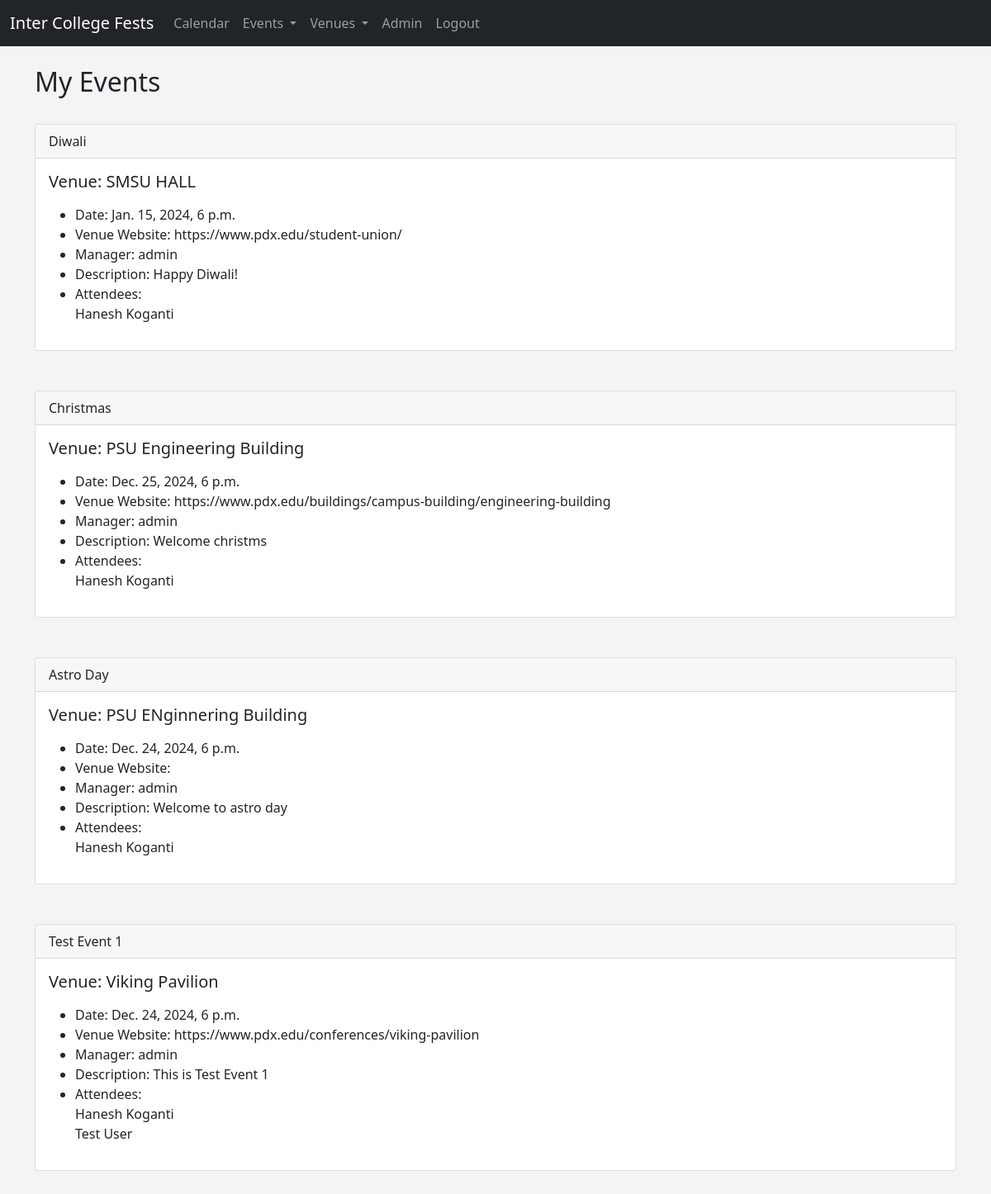
The app's page /my_events (signed in) with its own data.
### events/models.py (models this page shows)
class Event(models.Model):
	name = models.CharField('Event Name', max_length=120)
	event_date = models.DateTimeField('Event Date', )
	venue = models.ForeignKey(Venue, blank=True, null=True, on_delete=models.CASCADE)
	manager =  models.ForeignKey(User, blank=True, null=True, on_delete=models.SET_NULL)
	description = models.TextField(blank=True)
	attendees = models.ManyToManyField(Members, blank=True)
	approved = models.BooleanField('Aprroved', default=False)
	def __str__(self):
		return self.name

class Venue(models.Model):
	name = models.CharField('Venue Name', max_length=120)
	address = models.CharField(max_length=300)
	zip_code = models.CharField('Zip Code', max_length=15)
	phone = models.CharField('Contact Number', max_length=15, blank=True)
	web = models.URLField('Website Address',blank=True)
	email_address = models.EmailField('Email Address',blank=True)
	owner = models.IntegerField('Venue Owner', blank=False, default=1)
	def __str__(self):
		return self.name

class Members(models.Model):
	first_name = models.CharField(max_length=40)
	last_name = models.CharField(max_length=40)
	email = models.EmailField('User Email ID')
	def __str__(self):
		return self.first_name+' '+self.last_name

### events/views.py (the view)
# urls.py: path('my_events', views.my_events, name='my_events'),
def my_events(request):
	if request.user.is_authenticated:
		me = request.user.id
		events = Event.objects.filter(attendees=me)
		return render(request,
			'events/my_events.html', {
				"events":events
			})
	else:
		messages.success(request, ("You Aren't Authorized To View This Page"))
		return redirect('home')

### events/templates/events/my_events.html
{% extends 'events/base.html' %}
{% block content %}
	<h2>My Events</h2>
	<br/>
	{% for event in events %}
		<div class="card">
  <div class="card-header">
    {{ event }}
  </div>
  <div class="card-body">
    <h5 class="card-title">Venue: {{ event.venue }}</h5>
    <p class="card-text">
    	<ul>
<li>Date: {{ event.event_date }}</li>
<li>Venue Website: {{ event.venue.web }}</li>
<li>Manager: {{ event.manager }}</li>
<li>Description: {{ event.description }}</li>
	<li>Attendees:<br/>
	{% for user in event.attendees.all %}
{{ user }}<br/>
	{% endfor %}
	</li>
	</ul>
    </p>
  </div>
</div>
	<br/><br/>
	{% endfor %}
{% endblock %}

### events/templates/events/base.html (style rules this page uses)
body { background: #f4f4f4; }

### records on screen
Event: name "Diwali", venue "SMSU HALL", event_date "Jan. 15, 2024, 6 p.m.", venue.web "https://www.pdx.edu/student-union/", manager "admin", description "Happy Diwali!"
Members: first_name+last_name "Hanesh Koganti"
Event: name "Christmas", venue "PSU Engineering Building", event_date "Dec. 25, 2024, 6 p.m.", venue.web "https://www.pdx.edu/buildings/campus-building/engineering-building", manager "admin", description "Welcome christms"
Event: name "Astro Day", venue "PSU ENginnering Building", event_date "Dec. 24, 2024, 6 p.m.", manager "admin", description "Welcome to astro day"
Event: name "Test Event 1", venue "Viking Pavilion", event_date "Dec. 24, 2024, 6 p.m.", venue.web "https://www.pdx.edu/conferences/viking-pavilion", manager "admin", description "This is Test Event 1"
Members: first_name+last_name "Test User"
